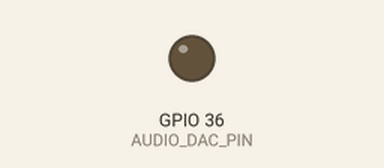
Recording of a sketch running on a simulated ESP32. Shown: output pins drawn as LEDs (lit = HIGH). What the sketch prints to the serial monitor is not drawn.

Above: at 0.0 s.
At 2.6 s:
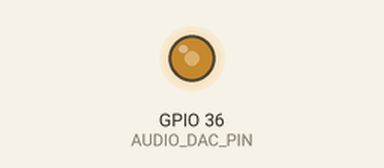
Timing chart, 0 to 4.1 s (numbered marks = the images above):
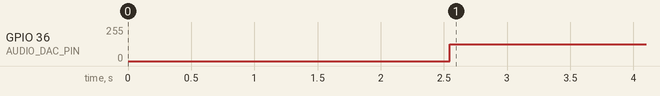

The sketch:

audio_test_dac.ino
```cpp
/*
 * PAM8403 Audio Test Using ESP32 DAC (True Analog Output)
 *
 * Arduino Nano ESP32 has built-in DAC (Digital-to-Analog Converter)
 * DAC pins: A0 (GPIO26) - Use this for audio!
 *
 * NO FILTER NEEDED - DAC outputs real analog voltage!
 *
 * Wiring:
 * - A0 (DAC) → PAM8403 L input pin
 * - 5V (from LM2596) → PAM8403 VCC
 * - GND → PAM8403 GND (shared with Arduino)
 * - Speaker → PAM8403 LOUT+ and LOUT-
 */

#define AUDIO_DAC_PIN A0   // A0 = GPIO26 = DAC output

void setup() {
  Serial.begin(115200);
  delay(2000);

  Serial.println("\n╔════════════════════════════════════════╗");
  Serial.println("║   🔊 PAM8403 AUDIO TEST (DAC MODE)    ║");
  Serial.println("╚════════════════════════════════════════╝\n");

  Serial.println("✅ Using ESP32 DAC (true analog output) - NO FILTER NEEDED!");
  Serial.println();
  Serial.println("🔌 WIRING:");
  Serial.println("   - A0 pin → PAM8403 L input");
  Serial.println("   - 5V → PAM8403 VCC");
  Serial.println("   - GND → PAM8403 GND");
  Serial.println("   - Speaker → LOUT+ and LOUT-");
  Serial.println();

  Serial.println("🔊 STARTING AUDIO TEST - Listen for 3 LOUD beeps...\n");

  // Generate 3 test beeps using DAC
  for (int i = 0; i < 3; i++) {
    Serial.print("   🔊 BEEP ");
    Serial.print(i + 1);
    Serial.println("/3 - LISTEN NOW!");

    // Generate 1kHz tone for 500ms
    // 1kHz = 1000 cycles per second = 1ms per cycle
    // Sample rate: 8kHz = 8 samples per cycle
    unsigned long beepStart = millis();
    while (millis() - beepStart < 500) {  // 500ms beep
      // Generate sine wave at 1kHz
      for (int sample = 0; sample < 8; sample++) {
        // Simple square wave for loudness
        if (sample < 4) {
          dacWrite(AUDIO_DAC_PIN, 200);  // High (loud)
        } else {
          dacWrite(AUDIO_DAC_PIN, 55);   // Low
        }
        delayMicroseconds(125);  // 8kHz sample rate (1000000/8000 = 125us)
      }
    }

    // Silence (midpoint = 127)
    dacWrite(AUDIO_DAC_PIN, 127);
    delay(300);  // Wait 300ms between beeps
  }

  Serial.println("\n✅ Audio test complete!\n");

  // Set to midpoint (silence)
  dacWrite(AUDIO_DAC_PIN, 127);

  Serial.println("❓ DID YOU HEAR THE BEEPS?");
  Serial.println();
  Serial.println("   ✅ YES, I heard beeps:");
  Serial.println("      → DAC audio works!");
  Serial.println("      → Use A0 pin for all audio in your main code");
  Serial.println();
  Serial.println("   ❌ NO, I heard nothing:");
  Serial.println("      → Check A0 wire goes to PAM8403 'L' pin");
  Serial.println("      → Turn PAM8403 volume knob CLOCKWISE");
  Serial.println("      → Verify 5V power to PAM8403");
  Serial.println("      → Try a different speaker");
  Serial.println();

  Serial.println("🔁 Test will repeat in 5 seconds...\n");
  delay(5000);
}

void loop() {
  // Repeat the test every 10 seconds
  Serial.println("🔊 REPEATING TEST - Listen for 3 beeps...\n");

  for (int i = 0; i < 3; i++) {
    Serial.print("   🔊 BEEP ");
    Serial.print(i + 1);
    Serial.println("/3");

    // Generate 1kHz square wave for 500ms
    unsigned long beepStart = millis();
    while (millis() - beepStart < 500) {
      for (int sample = 0; sample < 8; sample++) {
        dacWrite(AUDIO_DAC_PIN, (sample < 4) ? 200 : 55);
        delayMicroseconds(125);
      }
    }

    dacWrite(AUDIO_DAC_PIN, 127);  // Silence
    delay(300);
  }

  Serial.println("   ✅ Test complete. Waiting 10 seconds...\n");
  delay(10000);
}
```
